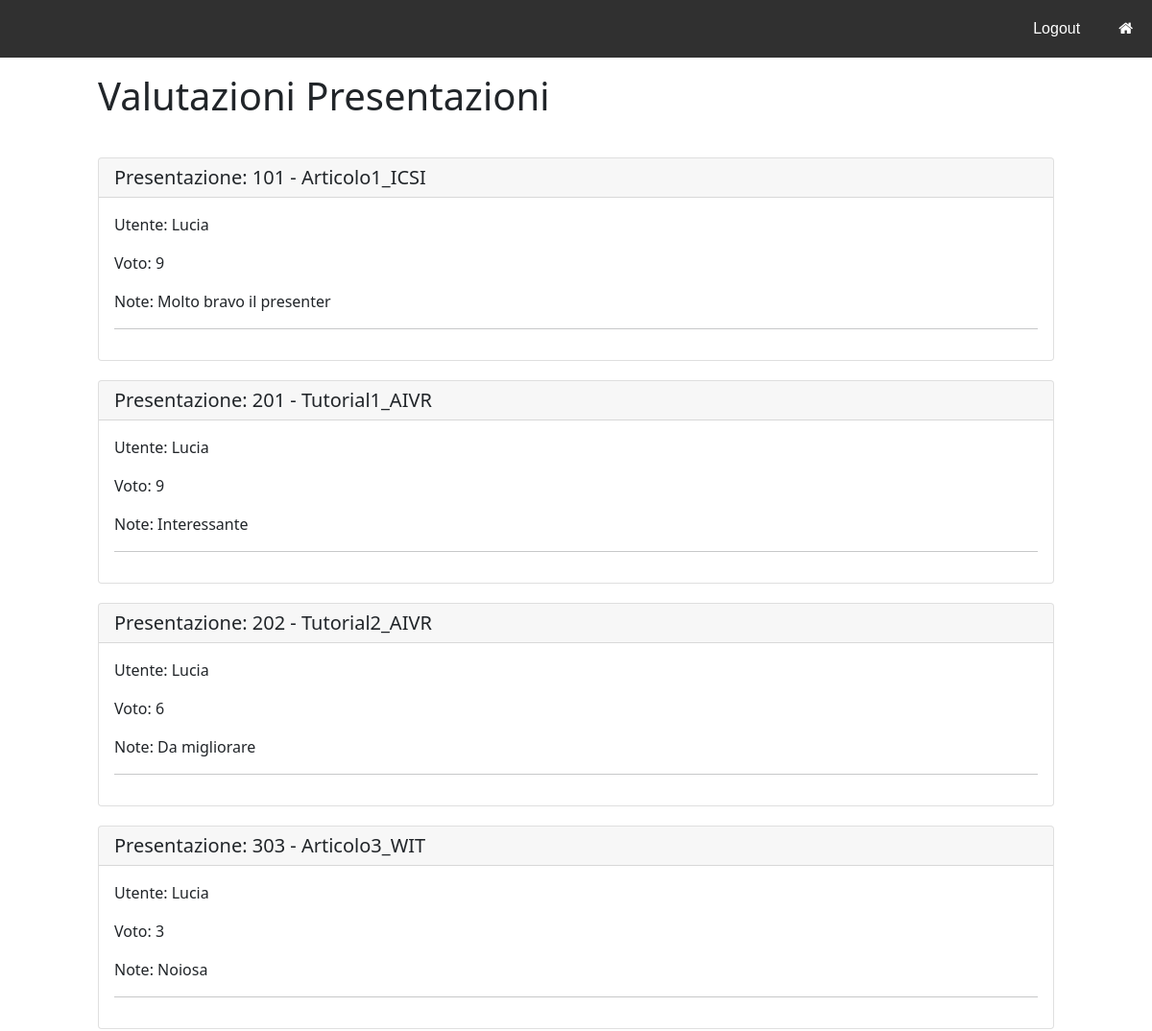
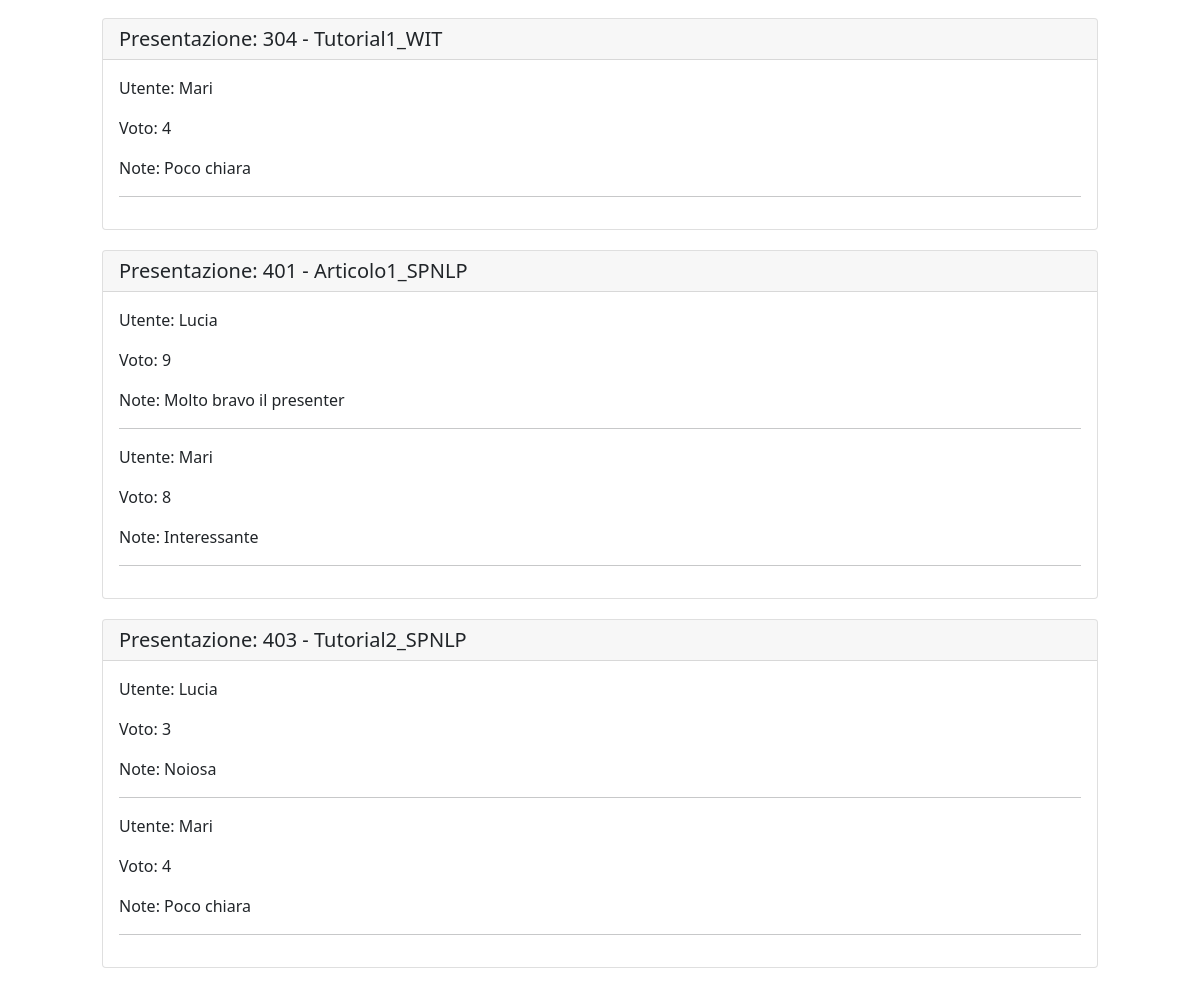
Screenshot of /php/visualizzaValutazioni.php with the database file from the repository (2 pictures, top to bottom).
### tables this page shows
CREATE TABLE VALUTAZIONE(
	CodicePresentazione INT,
    UsernameUtente VARCHAR(100),
	Voto INT CHECK(Voto>0 AND Voto<10),
    Note VARCHAR(50),
    PRIMARY KEY(UsernameUtente,CodicePresentazione),
    FOREIGN KEY(UsernameUtente) REFERENCES UTENTE(Username) ON DELETE CASCADE,
    FOREIGN KEY(CodicePresentazione) REFERENCES PRESENTAZIONE(Codice) ON DELETE CASCADE
);

### php/visualizzaValutazioni.php (called while the page is built)
<?php
    require_once 'connection.php';
    $templateParams['presentazioni'] = $dbh -> getPresentazioniValutate();
    require 'template/templateVisualizzaValutazioni.php';
?>

### php/database.php (called while the page is built, shortened)
<?php
    class DatabaseHelper{
        private $db;
        public function __construct($servername, $username, $password, $dbname, $port){
            $this->db = new mysqli($servername, $username, $password, $dbname, $port);
        }
        public function getValutazioniByPresentazione($presentazione){
            $query = "SELECT * FROM VALUTAZIONE WHERE CodicePresentazione=?";
            $stmt = $this->db->prepare($query);
            $stmt->bind_param('i',$presentazione);
            $stmt->execute();
            $result = $stmt->get_result();
            return $result->fetch_all(MYSQLI_ASSOC);
        }
        public function getPresentazioniValutate(){
            $query = "SELECT DISTINCT(CodicePresentazione) FROM VALUTAZIONE";
            $stmt = $this->db->prepare($query);
            $stmt->execute();
            $result = $stmt->get_result();
            return $result->fetch_all(MYSQLI_ASSOC);
        }
        public function getTutorialByCodice($codicePres){
            $query = "SELECT * FROM TUTORIAL WHERE CodicePresentazione=?";
            $stmt = $this->db->prepare($query);
            $stmt->bind_param('i',$codicePres);
            $stmt->execute();
            $result = $stmt->get_result();
            return $result->fetch_all(MYSQLI_ASSOC);
        }
        public function getArticoloByCodice($codicePres){
            $query = "SELECT * FROM ARTICOLO WHERE CodicePresentazione=?";
            $stmt = $this->db->prepare($query);
            $stmt->bind_param('i',$codicePres);
            $stmt->execute();
            $result = $stmt->get_result();
            return $result->fetch_all(MYSQLI_ASSOC);
        }
    }
?>

### php/connection.php (called while the page is built, shortened)
<?php
    require_once("database.php");
    $dbh = new DatabaseHelper("localhost", "root", "root", "CONFVIRTUAL", 8889);
?>

### php/template/templateVisualizzaValutazioni.php (the view, shortened to what this page needs)
<!DOCTYPE html>
<html>
  <head>
    <link rel="stylesheet" href="../css/styleHome.css">
    <link href="https://cdn.jsdelivr.net/npm/bootstrap@5.1.3/dist/css/bootstrap.min.css" rel="stylesheet">
    <link rel="stylesheet" href="https://cdnjs.cloudflare.com/ajax/libs/font-awesome/4.7.0/css/font-awesome.min.css">
    <link rel="stylesheet" href="https://cdnjs.cloudflare.com/ajax/libs/font-awesome/4.7.0/css/font-awesome.min.css">
  </head>
  <body>
    <ul>
      <li style="float:right"><a href="../php/paginaUtente.php"><i class="fa fa-home"></i></a></li>
      <li style="float:right"><a href="../php/logout.php">Logout</a></li>
    </ul>
    <div class="row">
      <div class="col-md-1"></div>
      <div class="col-md-10">
        <h1 style="margin-bottom: 40px;">Valutazioni Presentazioni</h1>
        <?php foreach($templateParams['presentazioni'] as $presentazione): ?>
          <div class="card" style="margin-bottom: 20px;">
            <?php if($dbh -> getTutorialByCodice($presentazione["CodicePresentazione"])!=null):?>
              <h5 class="card-header">Presentazione: <?php echo $presentazione["CodicePresentazione"]  . " - " . $dbh -> getTutorialByCodice($presentazione["CodicePresentazione"])[0]["Titolo"]?></h5>
            <?php elseif($dbh -> getArticoloByCodice($presentazione["CodicePresentazione"])!=null):?>
              <h5 class="card-header">Presentazione: <?php echo $presentazione["CodicePresentazione"] . " - " . $dbh -> getArticoloByCodice($presentazione["CodicePresentazione"])[0]["Titolo"]?></h5>
            <?php endif; ?>
            <div class="card-body">
              <?php foreach($dbh->getValutazioniByPresentazione($presentazione["CodicePresentazione"]) as $valutazione): ?>
                <p class="card-text">Utente: <?php echo $valutazione["UsernameUtente"]?></p>
                <p class="card-text">Voto: <?php echo $valutazione["Voto"]?></p>
                <p class="card-text"> Note: <?php echo $valutazione["Note"]?></p>
                <hr>
              <?php endforeach; ?>
            </div>
          </div>
        <?php endforeach; ?>
      </div>
    </div>
  </body>
</html>

### css/styleHome.css (style rules this page uses)
ul { list-style-type: none; margin: 0; padding: 0; overflow: hidden; background-color: #303030; }
li { float: left; }
li a { display: block; color: white; text-align: center; padding: 18px 20px; text-decoration: none; font-family: 'Poppins', sans-serif; }

### rows the page displays
valutazione: UsernameUtente "Lucia", Voto "9", Note "Molto bravo il presenter"
valutazione: UsernameUtente "Lucia", Voto "9", Note "Interessante"
valutazione: UsernameUtente "Lucia", Voto "6", Note "Da migliorare"
valutazione: UsernameUtente "Lucia", Voto "3", Note "Noiosa"
valutazione: UsernameUtente "Mari", Voto "4", Note "Poco chiara"
valutazione: UsernameUtente "Lucia", Voto "9", Note "Molto bravo il presenter"
valutazione: UsernameUtente "Mari", Voto "8", Note "Interessante"
valutazione: UsernameUtente "Lucia", Voto "3", Note "Noiosa"
valutazione: UsernameUtente "Mari", Voto "4", Note "Poco chiara"

### other values shown
$presentazione["CodicePresentazione"] "101"
$presentazione["CodicePresentazione"] "201"
$presentazione["CodicePresentazione"] "202"
$presentazione["CodicePresentazione"] "303"
$presentazione["CodicePresentazione"] "304"
$presentazione["CodicePresentazione"] "401"
$presentazione["CodicePresentazione"] "403"
